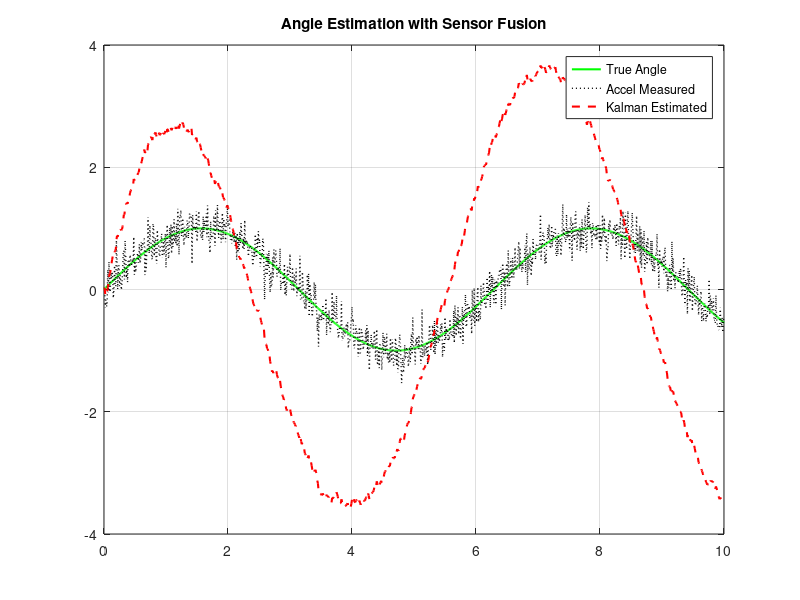

The MATLAB source for this figure:
clc; clear;

dt = 0.01;
t = 0:dt:10;

% Simulate true angle and gyro
true_angle = sin(t);                        % True angle
true_gyro = cos(t);                         % Angular velocity

% Simulated sensor measurements
gyro_meas = true_gyro + randn(size(t))*0.1;    % Gyro with noise
accel_meas = true_angle + randn(size(t))*0.2;  % Accel with noise

% Kalman Filter Initialization
x = [0; 0];        % [angle; angular_velocity]
P = eye(2);        % Initial uncertainty
A = [1 dt; 0 1];
B = [0; 1];        % For gyro input
H = [1 0];         % We measure angle only

Q = [0.001 0; 0 0.003];  % Process noise
R = 0.04;                % Measurement noise from accelerometer

x_est = zeros(2, length(t));

for k = 1:length(t)
    % Prediction
    u = gyro_meas(k);           % Angular velocity from gyro
    x = A * x + B * u;
    P = A * P * A' + Q;
    
    % Update using accelerometer
    z = accel_meas(k);
    K = P * H' / (H * P * H' + R);
    x = x + K * (z - H * x);
    P = (eye(2) - K * H) * P;
    
    x_est(:, k) = x;
end

% Plotting
figure;
plot(t, true_angle, 'g', 'LineWidth', 1.5); hold on;
plot(t, accel_meas, 'k:', 'LineWidth', 1);
plot(t, x_est(1,:), 'r--', 'LineWidth', 1.5);
title('Angle Estimation with Sensor Fusion');
legend('True Angle', 'Accel Measured', 'Kalman Estimated');
grid on;
